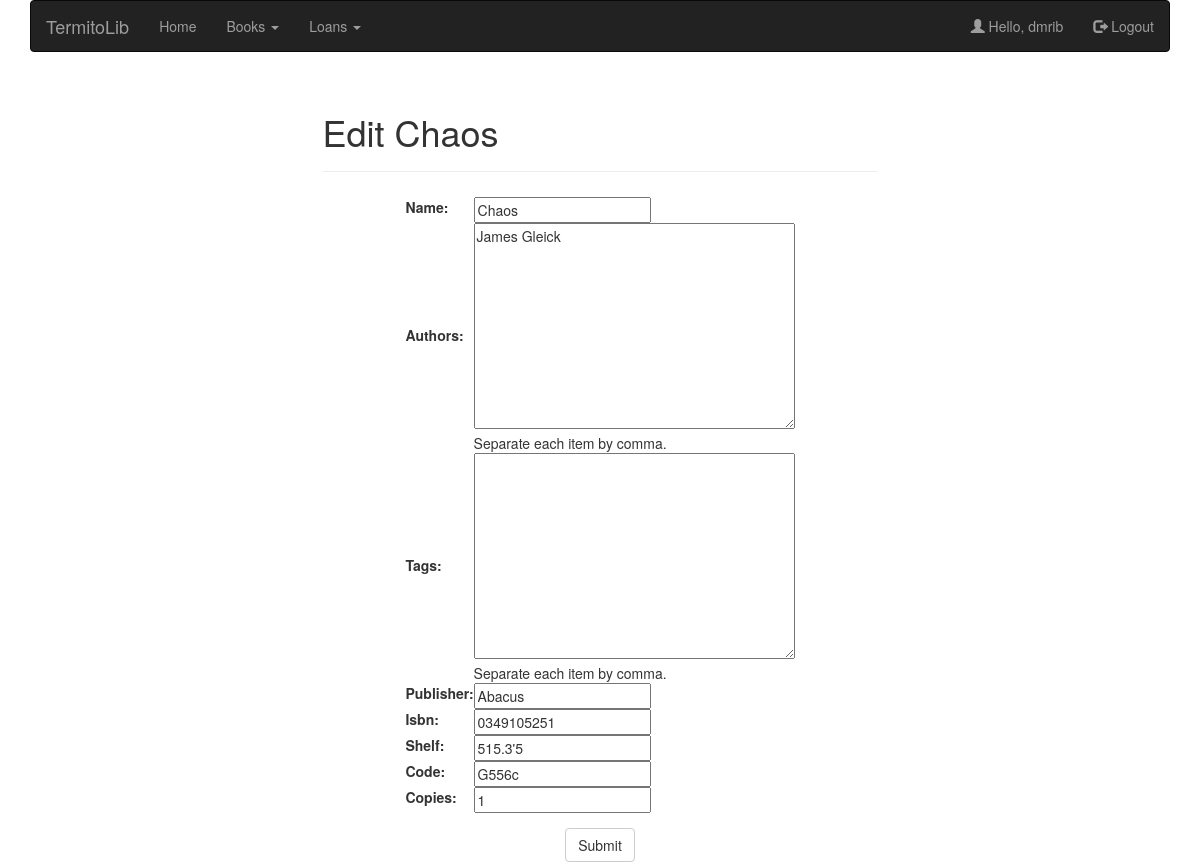
The app's page /books/56/update (signed in) with its own data.
### books/models.py (models this page shows, shortened)
class Book(models.Model):
    registered_by = models.ForeignKey(settings.AUTH_USER_MODEL)
    name = models.CharField(max_length=200, unique=True)
    authors = models.TextField(max_length=500, help_text='Separate each item by comma.')
    tags = models.TextField(help_text='Separate each item by comma.', blank=True, null=True)
    publisher = models.CharField(max_length=200)
    isbn = models.CharField(max_length=200, unique=True)
    shelf = models.CharField(max_length=10)
    code = models.CharField(max_length=10, unique=True)
    copies = models.PositiveIntegerField()
    registered = models.DateTimeField(auto_now_add=True)
    updated = models.DateTimeField(auto_now=True)
    class Meta:
        ordering = ['name', 'code']

### books/views.py (the view, shortened to what this page needs)
# urls.py: url(r'^(?P<pk>[\w-]+)/update$', BookUpdateView.as_view(), name='book-update'),
class BookUpdateView(LoginRequiredMixin, PermissionRequiredMixin, UpdateView):
    model = Book
    context_object_name = 'book'
    template_name = 'books/book_update_form.html'
    fields = ['name', 'authors', 'tags', 'publisher', 'isbn', 'shelf', 'code',
              'copies']
    permission_required = 'is_staff'

### books/templates/books/book_update_form.html (shortened to what this page needs)
{% extends "layout.html" %}
{% block page_title %}Edit {{ book.name }}{% endblock %}
{% block content %}
{% include 'snippets/form_snippet.html' %}
{% endblock %}

### templates/layout.html (shortened to what this page needs)
<!DOCTYPE html>
<html lang="en">
    <head>
        <link rel="stylesheet" href="https://maxcdn.bootstrapcdn.com/bootstrap/3.3.7/css/bootstrap.min.css">
    </head>
    <body>
        <div class="container">
            <nav class="navbar navbar-inverse">
                <div class="container-fluid">
                    <div class="navbar-header">
                        <a class="navbar-brand" href="{% url 'home' %}">TermitoLib</a>
                    </div>
                    <ul class="nav navbar-nav">
                        <li><a href="{% url 'home' %}">Home</a></li>
                        <li class="dropdown">
                            <a class="dropdown-toggle" data-toggle="dropdown" href="#">Books
                                <span class="caret"></span></a>
                        </li>
                        <li class="dropdown">
                            <a class="dropdown-toggle" data-toggle="dropdown" href="#">Loans
                                <span class="caret"></span></a>
                        </li>
                    </ul>
                    <ul class="nav navbar-nav navbar-right">
                        {% if user.is_authenticated %}
                        <li><a href="{% url 'home' %}"><span class="glyphicon glyphicon-user"></span> Hello, {{ user.username }}</a></li>
                        <li><a href="{% url 'logout' %}"><span class="glyphicon glyphicon-log-out"></span> Logout</a></li>
                        {% else %}
                        <li><a href="{% url 'users:signup' %}"><span class="glyphicon glyphicon-user"></span> Sign Up</a></li>
                        <li><a href="{% url 'login' %}"><span class="glyphicon glyphicon-log-in"></span> Login</a></li>
                        {% endif %}
                    </ul>
                </div>
            </nav>
        </div>
        <div class="container">
            <div class="row">
                <div class="col-sm-3"></div>
                <div class="col-sm-6">
                    <div class="page-header">
                        <h1>{% block page_title %} {% endblock %}</h1>
                    </div>
                    {% block content %}{% endblock %}
                </div>
                <div class="col-sm-3"></div>
            </div>
        </div>
    </body>
</html>

### templates/snippets/form_snippet.html (shortened to what this page needs)
<form class='text-left' method="post" style="margin-top:25px;"> {% csrf_token %}
    <center>
        <div class="form-group">
            <table>
                {{ form.as_table }}
            </table>
        </div>
        <button type="submit" class="btn btn-default">Submit</button>
    </center>
</form>

### records on screen
Book: name "Chaos", authors "James Gleick", publisher "Abacus", isbn "0349105251", shelf "515.3'5", code "G556c", copies "1"

### other values on screen
{{ user.username }} "dmrib"
